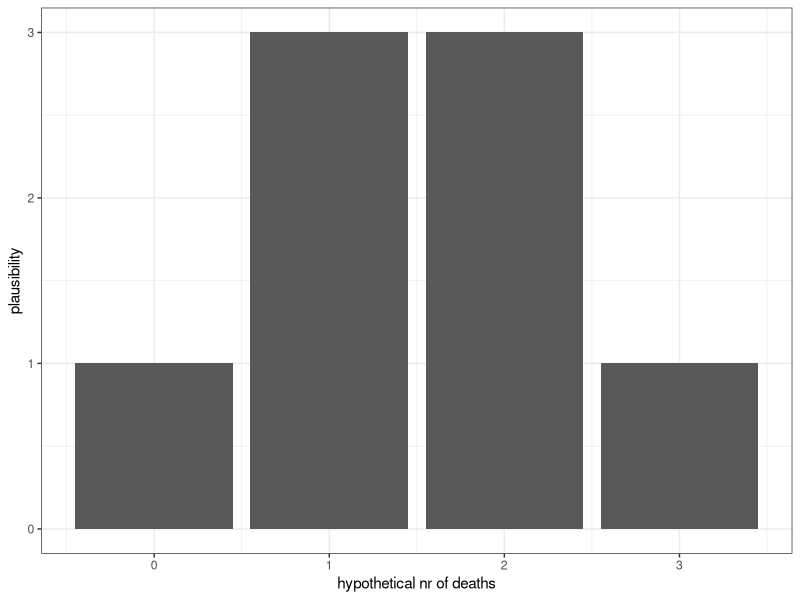
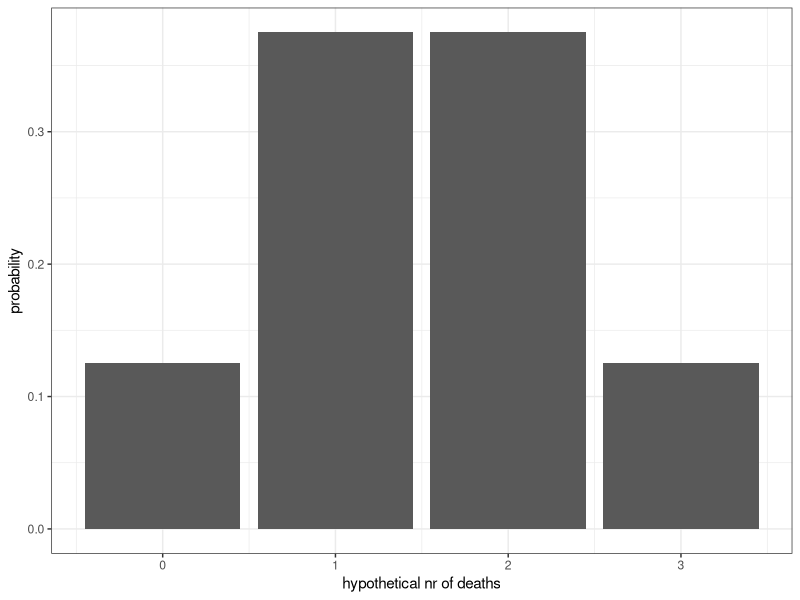
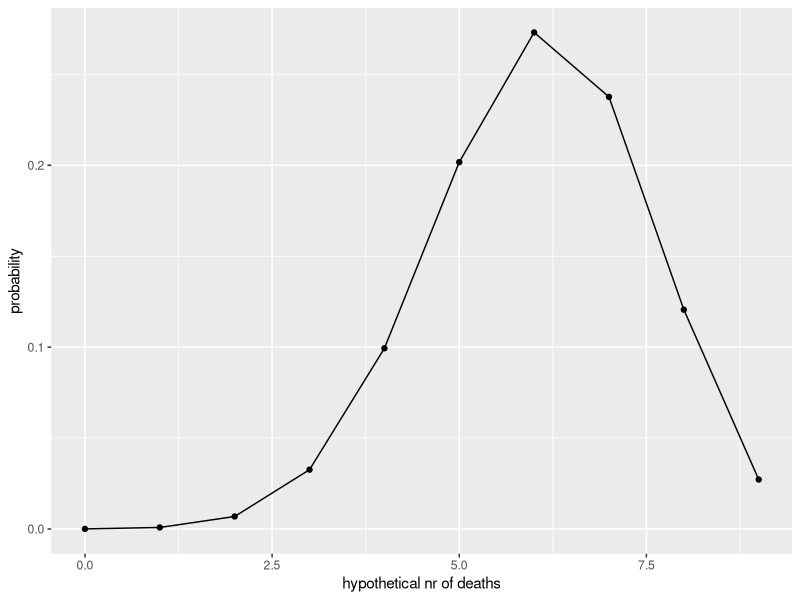
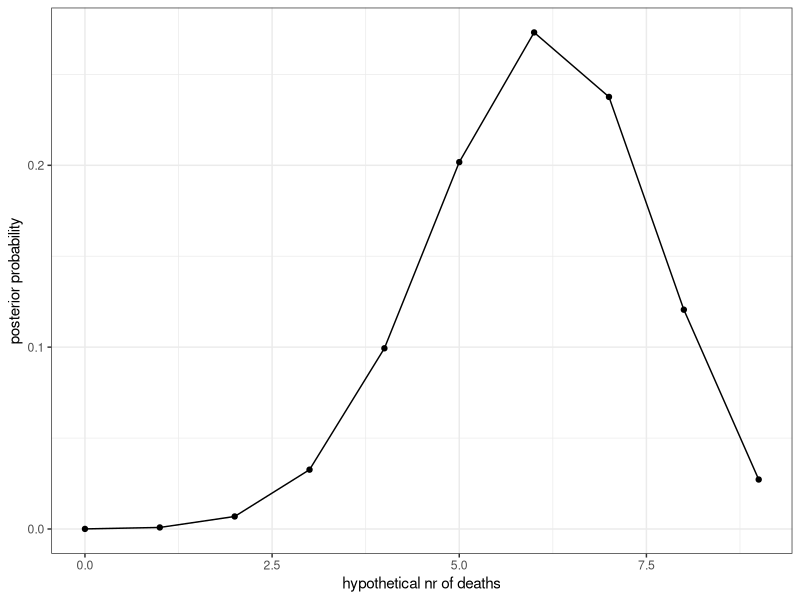
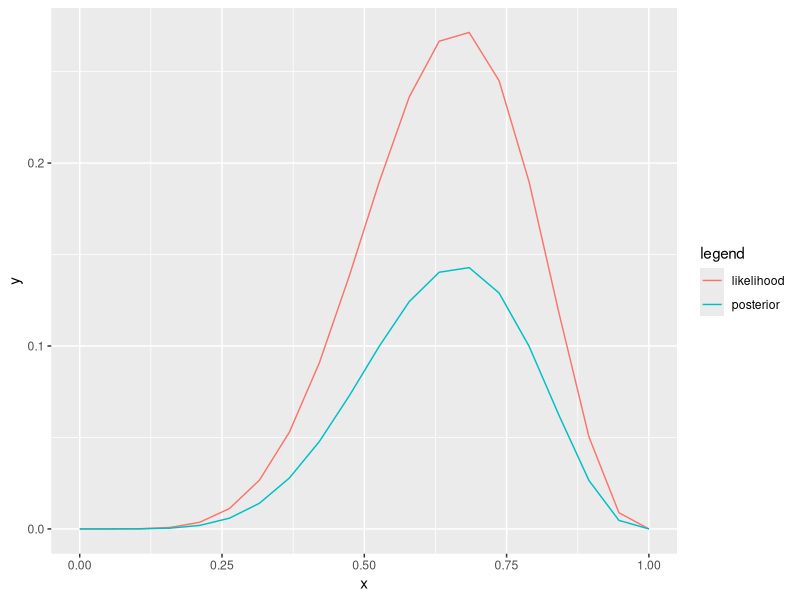

Here is the R script that generated these plots, in order:
## ---- chunk 1
library(tidyverse)
## ---- chunk 2
#Sample space
x <- seq(from = 0, to = 3)
# Likelihoods for each x value, or P(deaths I x)
y <- c(1, 3, 3, 1)

ggplot(data = NULL, aes(x, y)) + 
  geom_col() + 
  xlab("hypothetical nr of deaths") + 
  ylab("plausibility") + 
  theme_bw()
## ---- chunk 3
y <- dbinom(x, size=3, prob=0.5)

ggplot(data = NULL, aes(x, y)) +
  geom_col() + 
  xlab("hypothetical nr of deaths") + 
  ylab("probability") + theme_bw()
## ---- chunk 4
rbinom(n=50, size = 3, prob = 0.5)
## ---- chunk 5
pbinom(q=c(3, 7), size = 10, prob = 0.5)
## ---- chunk 6
qbinom(p=c(0.1, 0.9), size = 10, prob = 0.5)
## ---- chunk 7
x <- seq(from = 0, to = 9) 
y <- dbinom(x, 9, 0.67)
ggplot(data = NULL, aes(x, y)) + 
  geom_point() +
  geom_line() +
  xlab("hypothetical nr of deaths") + 
  ylab("probability") 
## ---- chunk 8
x <- seq(from = 0, to = 9) #parameter space: nr of deaths 
prior <- rep(1, 10) # flat prior
# Compute likelihood at each value in grid
likelihood <- dbinom(x, size = 9, prob = 0.67)

unstd.posterior <- likelihood * prior
# Normalize the posterior, so that it sums to 1
posterior <- unstd.posterior/sum(unstd.posterior)

ggplot(data = NULL, aes(x, posterior)) + geom_point() + geom_line() + xlab("hypothetical nr of deaths") + ylab("posterior probability") + theme_bw()
## ---- chunk 9
# grid: mortality at 20 evenly spaced probabilities from 0 to 1
x <- seq(from = 0 , to = 1, length.out = 20) # prior
prior <- rep(1 , 20)

likelihood <- dbinom(6, size = 9 , prob = x)
posterior <- likelihood * prior / sum(likelihood * prior) 

a <- tibble(x=rep(x=x, 2),
y= c(likelihood, posterior),
legend= rep(c("likelihood", "posterior"), each=20)) 

ggplot(data=a) +
  geom_line(aes(x, y, color=legend))

